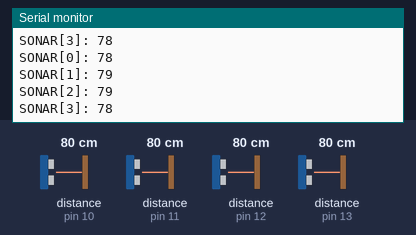
Recording of a sketch running on a simulated Arduino Uno, built with avr-gcc and run on an emulated ATmega328P. Parts: the last lines printed to the serial monitor. Wiring (inferred from the names in the program): 4 × ultrasonic range finder: trigger pin 6, echo pin 10 / trigger pin 7, echo pin 11 / trigger pin 8, echo pin 12 / trigger pin 9, echo pin 13. Inputs (shaded band) come from the test bench; at power-on: distance to the obstacle (sensors on pin 10, pin 11, pin 12, pin 13) 80 cm. The echo pulse lasts 58.3 µs per cm.

Above: at 1.2 s.
1.3 s: distance to the obstacle (sensor on pin 10) set to 2 cm
At 1.45 s:
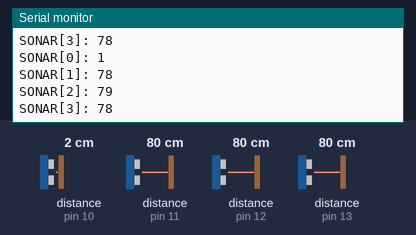
4.3 s: distance to the obstacle (sensor on pin 11) set to 35 cm
At 4.49 s:
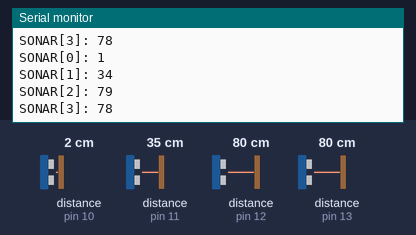
7.3 s: distance to the obstacle (sensor on pin 12) set to 18 cm
At 7.47 s:
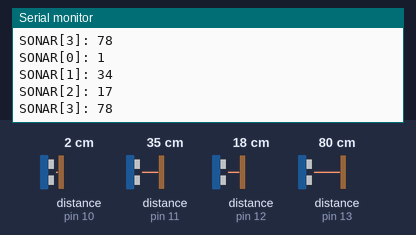
10.3 s: distance to the obstacle (sensor on pin 13) set to 35 cm
At 10.47 s:
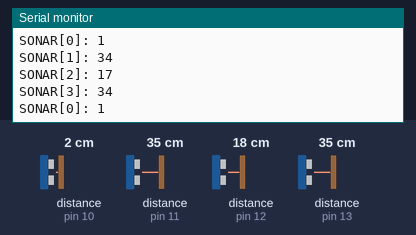
13.3 s: distance to the obstacle (sensor on pin 10) set to 35 cm
At 13.39 s:
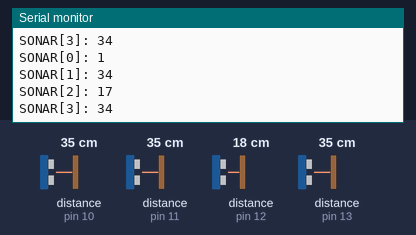
16.3 s: distance to the obstacle (sensor on pin 11) set to 2 cm
At 16.48 s:
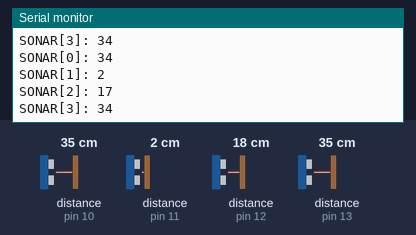
Timing chart, 0 to 19.3 s (numbered marks = the images above; inputs shaded):
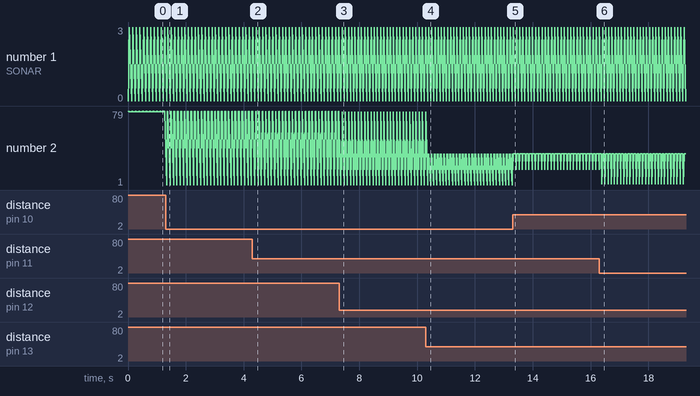

Measured:
- after the input at 1.3 s, the serial monitor: prints a new line at once (image 1)
- after the input at 4.3 s, the serial monitor: prints a new line after 0.10 s (image 2)
- after the input at 7.3 s, the serial monitor: prints a new line after 0.09 s (image 3)
- after the input at 10.3 s, the serial monitor: prints a new line after 0.10 s (image 4)
- after the input at 16.3 s, the serial monitor: prints a new line after 0.09 s (image 6)

The sketch:

comunicacaoSonar.ino
```cpp
/*
* Ultrasonic Sensor HC-SR04 and Arduino Tutorial
*
* by Dejan Nedelkovski,
* www.HowToMechatronics.com
*
*/
#define NUM_SONARS 4

// defines pins numbers
// pinos usados para ligar os sensores ultrassônicos
const int trigPin[4] = {6,7,8,9};
const int echoPin[4] = {10,11,12,13};
// defines variables
long duration[4]= {0,0,0,0};
int distance[4] = {0,0,0,0};

void setup() {
  int c = 0;
  for (; c < NUM_SONARS; c++) {
    pinMode(trigPin[c], OUTPUT); // Sets the trigPin as an Output
    pinMode(echoPin[c], INPUT); // Sets the echoPin as an Input
  }
  Serial.begin(9600); // Starts the serial communication
}

void loop() {
  int c = 0;

  for (; c < NUM_SONARS; c++) {
  // Clears the trigPin
    digitalWrite(trigPin[c], LOW);
    delayMicroseconds(2);
  // Sets the trigPin on HIGH state for 10 micro seconds
    digitalWrite(trigPin[c], HIGH);
    delayMicroseconds(10);
    digitalWrite(trigPin[c], LOW);
  // Reads the echoPin, returns the sound wave travel time in microseconds
    duration[c] = pulseIn(echoPin[c], HIGH);
  // Calculating the distance
    distance[c] = duration[c]*0.034/2.0;
  // Prints the distance on the Serial Monitor
    Serial.print("SONAR[");
    Serial.print(c);
    Serial.print("]: ");
    Serial.println(distance[c]);
  }
  // https://cdn.sparkfun.com/datasheets/Sensors/Proximity/HCSR04.pdf
  // Recomendado 100ms de tempo de leitura
  delay(100);
}
```
